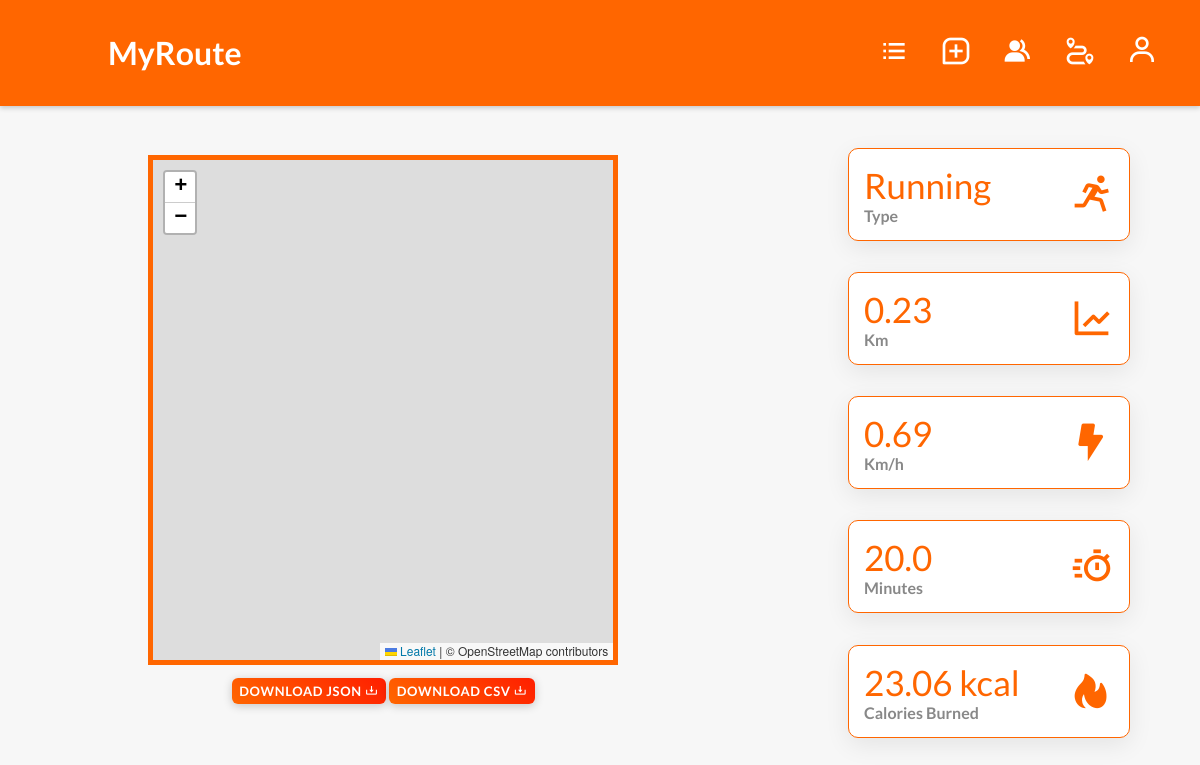
Screenshot of /list_journeys/view/26 (signed in) with the database file from the repository.
### app/models.py (models this page shows)
class JourneyRecord(db.Model):
    id = db.Column(db.Integer, primary_key=True)
    user_id = db.Column(db.Integer, db.ForeignKey('users.id'), nullable=False)
    name = db.Column(db.String(100))
    type = db.Column(db.String(10))  # 'running' or 'cycling'
    start_time = db.Column(db.DateTime)
    end_time = db.Column(db.DateTime)
    data = db.Column(db.JSON)  # Storing GPS data and possibly other metadata as JSON
    def calculate_duration(self):
        return (self.end_time - self.start_time).total_seconds() / 3600  # duration in hours
    def calculate_distance(self):
        distance = 0
        coordinates = self.data.get('coordinates', [])
        for i in range(1, len(coordinates)):
            distance += haversine(coordinates[i-1], coordinates[i])
        return distance  # distance in kilometers
    def calculate_calories_burned(self):
        if self.type == 'running':
            return 100 * self.calculate_distance()  # 100 kcal per km
        elif self.type == 'cycling':
            return 50 * self.calculate_distance()  # 50 kcal per km
    def calculate_average_speed(self):
        return self.calculate_distance() / self.calculate_duration()  # speed in km/h

### app/views.py (the view)
@app.route('/list_journeys/view/<int:journey_id>')
@login_required
def view_journey(journey_id):
    journey = JourneyRecord.query.get_or_404(journey_id)
    return render_template('view_journey.html', journey=journey)

### app/__init__.py (called while the page is built)
@app.before_request
def start_scheduler():
    if not scheduler.running:
        scheduler.start()

@app.teardown_appcontext
def shutdown_scheduler(response_or_exc):
    if scheduler.running:
        scheduler.shutdown()
    return response_or_exc

@login_manager.user_loader
def load_user(user_id):
    return User.query.get(int(user_id))

### app/models.py (called while the page is built)
def haversine(coord1, coord2):
    lat1, lon1 = float(coord1['lat']), float(coord1['lon'])
    lat2, lon2 = float(coord2['lat']), float(coord2['lon']) # Convert coordinates to float
    radius = 6371  # Earth radius in kilometers
    dlat = math.radians(lat2 - lat1)
    dlon = math.radians(lon2 - lon1)
    a = math.sin(dlat / 2) * math.sin(dlat / 2) + \
        math.cos(math.radians(lat1)) * math.cos(math.radians(lat2)) * \
        math.sin(dlon / 2) * math.sin(dlon / 2)
    c = 2 * math.atan2(math.sqrt(a), math.sqrt(1 - a))
    distance = radius * c
    return distance

### app/views.py (called while the page is built)
@app.context_processor
def inject_subscription_details():
    details = {
        'subscription_plan_name': 'Not Logged In',
        'stripe_customer_id': None,
        'stripe_price_id': None
    }
    if current_user.is_authenticated:
        user = User.query.get(current_user.id)
        if user.subscription_plan:
            details['subscription_plan_name'] = user.subscription_plan.plan_name
            details['stripe_customer_id'] = user.stripe_customer_id
            details['stripe_price_id'] = user.subscription_plan.stripe_price_id
        else:
            details['subscription_plan_name'] = 'No Subscription'
    return details

### app/templates/view_journey.html (shortened to what this page needs)
{% extends 'base.html' %}
{% block navbar %}
<nav id="navbar">
    <a href="{{ url_for('list_journeys') }}" class="icon-button"><i class='bx bx-list-ul'></i></a>
    <a href="{{ url_for('upload_gps') }}" class="icon-button"><i class='bx bx-message-square-add'></i></a>
    <a href="{{ url_for('friends') }}" class="icon-button"><i class='bx bxs-group'></i></a>
    <a href="{{ url_for('display_journeys') }}" class="icon-button"><i class='bx bx-trip'></i></a>
    <button class="icon-button" onclick="SignUp()"><i class="bx bx-user"></i></button>
</nav>
{% endblock %}
{% block body %}
<div class="container">
    <div class="map-column">
        <div class="map-card">
            <div id="map" style="height: 100%;"></div>
        </div>
        <div class="download-buttons">
            <a href="{{ url_for('download_journey', journey_id=journey.id, format='json') }}"
                class="btn btn-info btn-sm" style="text-decoration: none;">Download
                JSON <i class='bx bx-download'></i></a>
            <a href="{{ url_for('download_journey', journey_id=journey.id, format='csv') }}"
                class="btn btn-info btn-sm" style="text-decoration: none;">Download
                CSV <i class='bx bx-download'></i></a>
        </div>
    </div>
    <div class="cards-column">
        <div class="cards1">
            {% if journey.type == 'running' %}
            <div class="card1">
                <div class="card1-content">
                    <div class="number">Running</div>
                    <div class="card1-name">Type</div>
                </div>
                <div class="icon-box">
                    <i class='bx bx-run'></i>
                </div>
            </div>
            {% endif %}
            <div class="card1">
                <div class="card1-content">
                    <div class="number">{{ (journey.calculate_distance()) | round(2) }}</div>
                    <div class="card1-name">Km</div>
                </div>
                <div class="icon-box">
                    <i class='bx bx-line-chart'></i>
                </div>
            </div>
            <div class="card1">
                <div class="card1-content">
                    <div class="number">{{ (journey.calculate_average_speed() ) | round(2) }}</div>
                    <div class="card1-name">Km/h</div>
                </div>
                <div class="icon-box">
                    <i class='bx bxs-bolt'></i>
                </div>
            </div>
            <div class="card1">
                <div class="card1-content">
                    <div class="number">{{ (journey.calculate_duration() * 60) | round(2) }}</div>
                    <div class="card1-name">Minutes</div>
                </div>
                <div class="icon-box">
                    <i class='bx bx-timer'></i>
                </div>
            </div>
            <div class="card1">
                <div class="card1-content">
                    <div class="number">{{ journey.calculate_calories_burned()| round(2) }} kcal</div>
                    <div class="card1-name">Calories Burned</div>
                </div>
                <div class="icon-box">
                    <i class='bx bxs-hot'></i>
                </div>
            </div>
        </div>
    </div>
</div>
{% endblock %}

### app/static/css/base.css (style rules this page uses)
html { scroll-behavior: smooth; }
body { font-family: 'Lato', sans-serif; margin: 0; padding: 0; background-color: #f7f7f7; color: #333; box-sizing: border-box; }
nav#navbar { display: flex; justify-content: flex-end; align-items: center; }
#map { height: 400px; width: 100%; }
.icon-button { border: none; background: none; cursor: pointer; padding: 0; font-size: 2rem; color: white; margin-right: 30px; }
.cards1 { width: 100%; padding: 35px 20px; display: grid; grid-template-columns: repeat(4, 1fr); grid-gap: 20px; }
.cards1 .card1 { padding: 20px; display: flex; align-items: center; justify-content: space-between; background: white; border-radius: 10px; box-shadow: 0 7px 25px 0 rgba(0, 0, 0, 0.08); }
.number { font-size: 35px; font-weight: 500; color: #ff6600; }
.card1-name { color: #888; font-weight: 600; }
.icon-box i { font-size: 45px; color: #ff6600; }

### app/templates/view_journey.html (style rules this page uses)
.container { display: flex; flex-wrap: wrap; justify-content: space-around; align-items: flex-start; padding: 0px; }
.cards-column { flex: 1 1 300px; max-width: 600px; height: 700px; display: flex; justify-content: center; align-self:center; margin-top: 3%; }
.map-column { flex: 2 1 500px; width: 50%; height: 100%; display: flex; flex-direction: column; justify-content: center; align-items: center; padding: 0px; margin-top: 4.5%; }
.cards1 { display: flex; flex-direction: column; align-items: left; width: 282px !important; padding: 0 !important; flex-wrap: wrap; }
.card1 { background-color: #f9f9f9; border: 1px solid #ff6600; border-radius: 8px; padding: 15px; width: 250px; margin:2%; box-shadow: 0 2px 5px rgba(0, 0, 0, 0.1); }
.cards1 .card1 { padding: 15px; }
#map { width: 100%; height: 100%; position: absolute; margin: 2%; border: 5px solid #ff6600; }
.map-card { display: flex; justify-content: center; align-items: center; border-radius: 8px; height: 500px; width: 60%; flex-wrap: wrap; flex-direction: row; align-content: space-around; position: relative; }
.btn-info { color: #fff; background: linear-gradient(45deg, #ff6600, #ff1e00); border: none; padding: 5px 7.5px; border-radius: 6px; cursor: pointer; font-size: 13px; font-weight: bold; letter-spacing: 0.05em; text-transform: uppercase; transition: transform 0.3s, box-shadow 0.3s; box-shadow: 0 2px 10px rgba(0, 0, 0, 0.2); outline: none; }
.download-buttons { padding: 20px; }

### rows the page displays
JourneyRecord: data "0.23", data+end_time+start_time "0.69", (journey.calculate_duration()*60)|round(2) "20.0", calculate_calories_burned "23.06"
